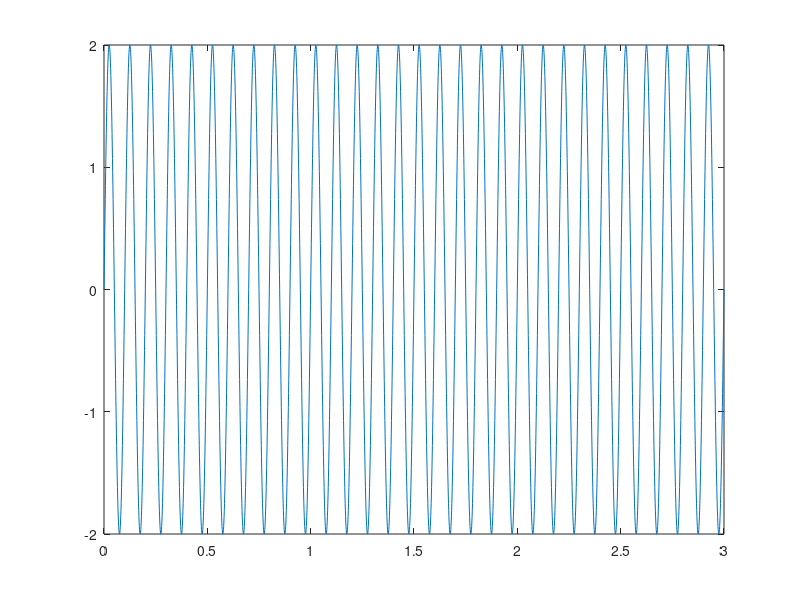

MATLAB code for this plot:
Te = 0.001;
%perioada de generare - similara cu perioada de esantionare
t = 0:Te:3;
%vectorul timpului - momentele de prelevare de semnal
f = 10;
%frecventa semnalului
w = 2*pi*f;
%pulsatia semnalului
a = 2;
%amplitudinea semnalului
x = a*sin(w*t);
%semnalul generat / inregistrat in vectorul x
plot(t,x)
%prezentarea grafica a semnalului x